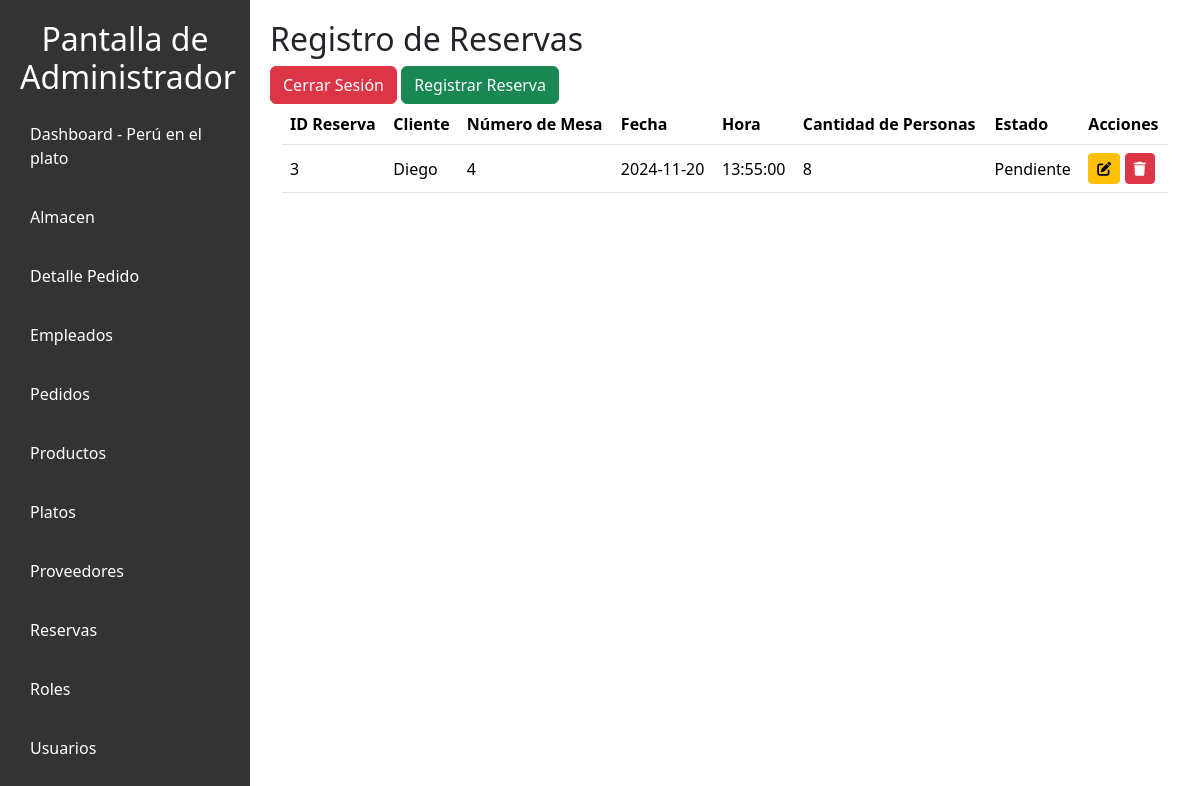
The app's page /vista/reservas.php with its own data.
### tables this page shows
CREATE TABLE `reservas` (
  `id_reserva` int(11) NOT NULL,
  `id_usuario` int(11) DEFAULT NULL,
  `numero_mesa` int(11) DEFAULT NULL,
  `fecha_reserva` date DEFAULT NULL,
  `hora_reserva` time DEFAULT NULL,
  `cantidad_personas` int(11) DEFAULT NULL,
  `estado` varchar(20) DEFAULT NULL
);

CREATE TABLE `usuarios` (
  `id_usuario` int(11) NOT NULL,
  `nombre` varchar(100) DEFAULT NULL,
  `apellido` varchar(100) DEFAULT NULL,
  `dni` varchar(8) DEFAULT NULL,
  `telefono` varchar(9) DEFAULT NULL,
  `email` varchar(100) DEFAULT NULL,
  `direccion` varchar(255) DEFAULT NULL,
  `usuario` varchar(30) NOT NULL,
  `contrasena` varchar(255) DEFAULT NULL,
  `fecha_registro` date DEFAULT NULL
);

### MODELO/reservas.php (called while the page is built, shortened)
<?php
class Reserva {
    private $conexion;
    public function __construct($conexion) {
        $this->conexion = $conexion;
    }
    public function obtenerReservas() {
        $sql = "SELECT r.*, u.nombre AS cliente
                FROM reservas r
                JOIN usuarios u ON r.id_usuario = u.id_usuario";
        $resultado = $this->conexion->query($sql);
        return $resultado;
    }
}
?>

### vista/reservas.php (the view, shortened to what this page needs)
<?php
require_once "../config/conexion.php";
require_once "../modelo/reservas.php";
$reservaModelo = new Reserva($conexion);
$reservas = $reservaModelo->obtenerReservas();
?>
<!DOCTYPE html>
<html lang="en">
<head>
    <link rel="stylesheet" href="../public/styles/admi.css">
    <link rel="stylesheet" href="../public/styles/tablas.css">
    <link href="https://cdn.jsdelivr.net/npm/bootstrap@5.3.3/dist/css/bootstrap.min.css" rel="stylesheet">
</head>
<body>
    <nav class="sidebar">
        <h2>Pantalla de Administrador</h2>
        <ul>
            <li><a href="../vista/admin_dashboard.php">Dashboard - Perú en el plato</a></li>
            <li><a href="../vista/almacen.php">Almacen</a></li>
            <li><a href="../vista/detalle_pedido.php">Detalle Pedido</a></li>
            <li><a href="../vista/empleados.php">Empleados</a></li>
            <li><a href="../vista/pedidos.php">Pedidos</a></li>
            <li><a href="../vista/productos.php">Productos</a></li>
            <li><a href="../vista/platos.php">Platos</a></li>
            <li><a href="../vista/proveedores.php">Proveedores</a></li>
            <li><a href="">Reservas</a></li>
            <li><a href="../vista/roles.php">Roles</a></li>
            <li><a href="../vista/usuario.php">Usuarios</a></li>
        </ul>
    </nav>
    <div class="main-content">
        <h2>Registro de Reservas</h2>
        <a href="../controlador/logout.php" class="btn btn-danger">Cerrar Sesión</a>
        <button type="button" class="btn btn-success" data-bs-toggle="modal" data-bs-target="#registroModal">Registrar Reserva</button>
        <div class="container-fluid">
            <table class="table">
                <thead class="bg-info">
                    <tr>
                        <th>ID Reserva</th>
                        <th>Cliente</th>
                        <th>Número de Mesa</th>
                        <th>Fecha</th>
                        <th>Hora</th>
                        <th>Cantidad de Personas</th>
                        <th>Estado</th>
                        <th>Acciones</th>
                    </tr>
                </thead>
                <tbody>
                    <?php
                    if ($reservas && $reservas->num_rows > 0):
                        while ($reserva = $reservas->fetch_object()):
                    ?>
                            <tr>
                                <td><?= $reserva->id_reserva ?></td>
                                <td><?= $reserva->cliente ?></td>
                                <td><?= $reserva->numero_mesa ?></td>
                                <td><?= $reserva->fecha_reserva ?></td>
                                <td><?= $reserva->hora_reserva ?></td>
                                <td><?= $reserva->cantidad_personas ?></td>
                                <td><?= $reserva->estado ?></td>
                                <td>
                                    <a href="#" onclick="abrirModalModificar(
                            '<?= $reserva->id_reserva ?>',
                            '<?= $reserva->id_usuario ?>',
                            '<?= $reserva->numero_mesa ?>',
                            '<?= $reserva->fecha_reserva ?>',
                            '<?= $reserva->hora_reserva ?>',
                            '<?= $reserva->cantidad_personas ?>',
                            '<?= $reserva->estado ?>'
                        )" class="btn btn-warning btn-sm" data-bs-toggle="modal" data-bs-target="#modificarModal">
                                        <i class="fas fa-edit"></i>
                                    </a>
                                    <a href="../controlador/CRUDreservas.php?accion=eliminar&id=<?= $reserva->id_reserva ?>"
                                        class="btn btn-danger btn-sm" onclick="return confirm('¿Está seguro de eliminar esta reserva?')">
                                        <i class="fas fa-trash"></i>
                                    </a>
                                </td>
                            </tr>
                        <?php
                        endwhile;
                    endif;
                    ?>
                </tbody>
            </table>
        </div>
    </div>
</body>
</html>

### public/styles/admi.css (style rules this page uses)
body { font-family: Arial, sans-serif; margin: 0; padding: 0; background-color: #f4f4f4; height: 100vh; }
.sidebar { width: 250px; background-color: #333; color: #fff; padding: 20px; }
.sidebar h2 { text-align: center; }
.sidebar ul { list-style: none; padding: 0; }
.sidebar ul li { margin: 15px 0; }
.sidebar ul li a { color: #fff; text-decoration: none; padding: 10px; display: block; transition: background 0.3s; }
table { width: 100%; border-collapse: collapse; margin-bottom: 20px; }
th, td { padding: 8px; text-align: left; border: 1px solid #ddd; }
th { background-color: #f2f2f2; }
.btn-danger { background-color: #dc3545; color: white; padding: 10px 15px; border: none; border-radius: 4px; cursor: pointer; text-decoration: none; }
.table { width: 100%; margin-bottom: 0; }
.table thead { position: sticky; top: 0; background-color: #f8f9fa; z-index: 10; }
.table th { background-color: #f8f9fa; color: #6c757d; border-bottom: 2px solid #dee2e6; font-weight: 600; }
.table td { vertical-align: middle; padding: 12px; }
.btn { transition: box-shadow 0.3s ease, transform 0.3s ease; }

### public/styles/tablas.css (style rules this page uses)
body { display: flex; }
.sidebar { width: 250px; }
.main-content { flex: 1; padding: 20px; }
.table { width: 100%; }

### records on screen
reservas: id_reserva "3", id_usuario.nombre "Diego", numero_mesa "4", fecha_reserva "2024-11-20", hora_reserva "13:55:00", cantidad_personas "8", estado "Pendiente"
